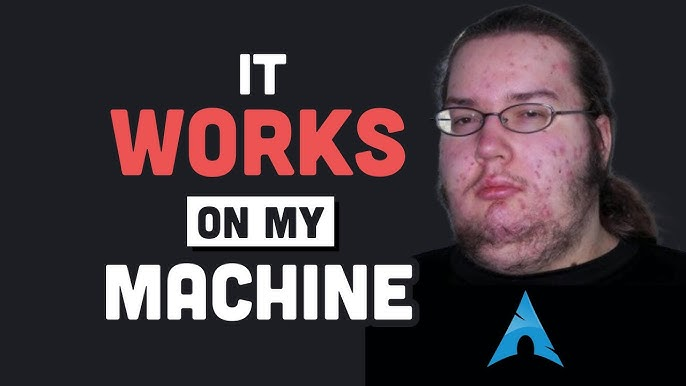
#> input picture Year10/OpenCV/imgs/arch.jpg, 686 x 386 px
$ python 02b-resize.py
#> lines starting #> are read from the running program, lines starting #| are printed output that depends on the picture
'''
Resizes an image
'''
import cv2 as c

img = c.imread("./imgs/arch.jpg")
#> img is the input picture: shape (386, 686, 3); mean B, G, R 59.4, 54.4, 65.9
shp = img.shape # get the image's dimensions
#> shp = (386, 686, 3)

resize_dim = 0.5 # 50%

# compute resized image dimensions
resized = (round(shp[1] * resize_dim), round(shp[0] * resize_dim)) # x first, then y
#> resized = (343, 193)

resized_img = c.resize(img, resized) # resize img
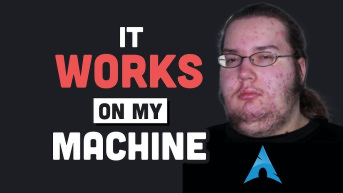
#> resized_img: shape (193, 343, 3); mean B, G, R 59.5, 54.4, 66

c.imshow("Smaller img", resized_img) # show
c.waitKey(0) # wait for keypress
c.destroyAllWindows() # hide window
